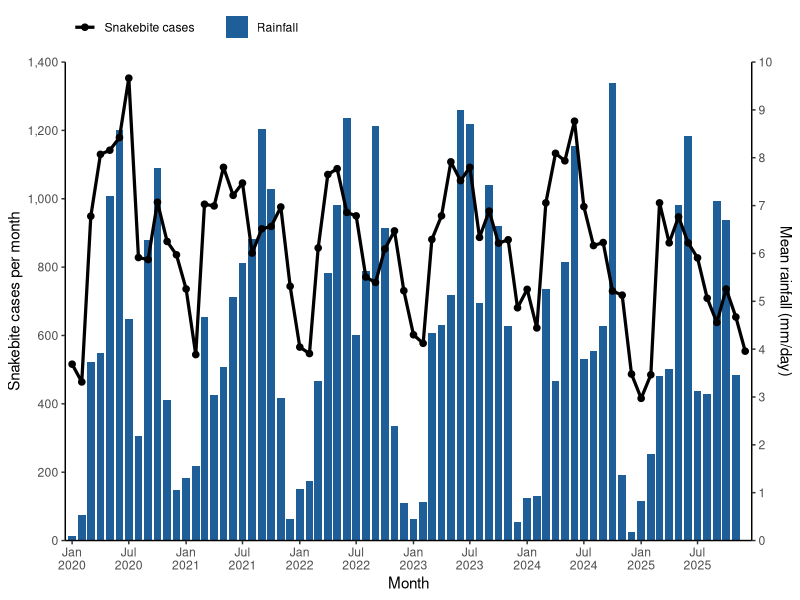
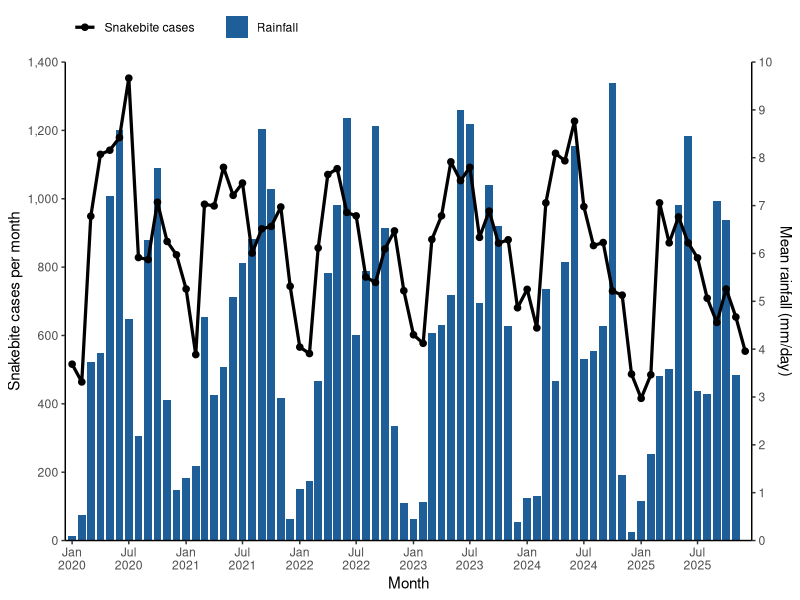
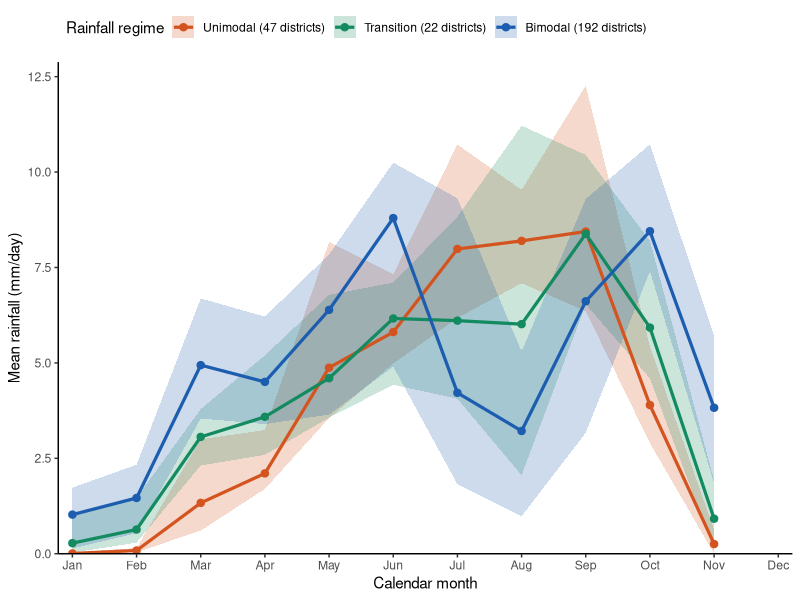
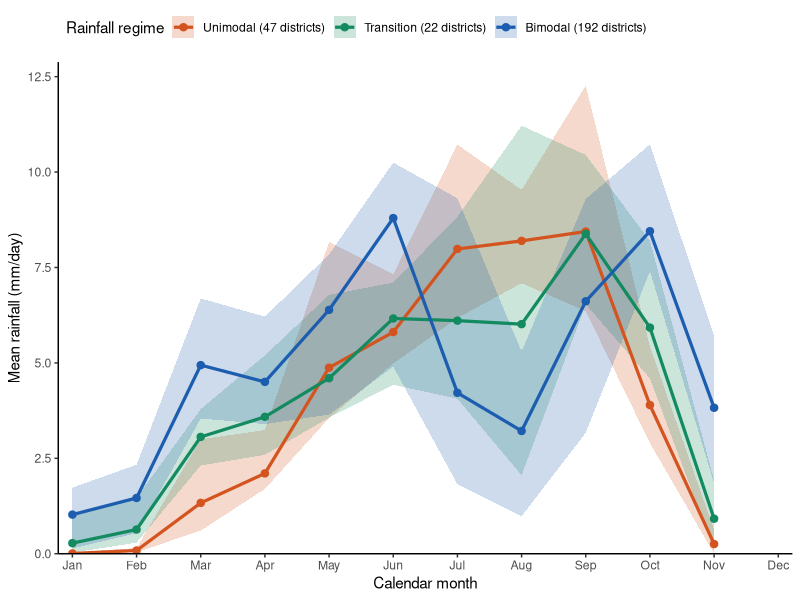
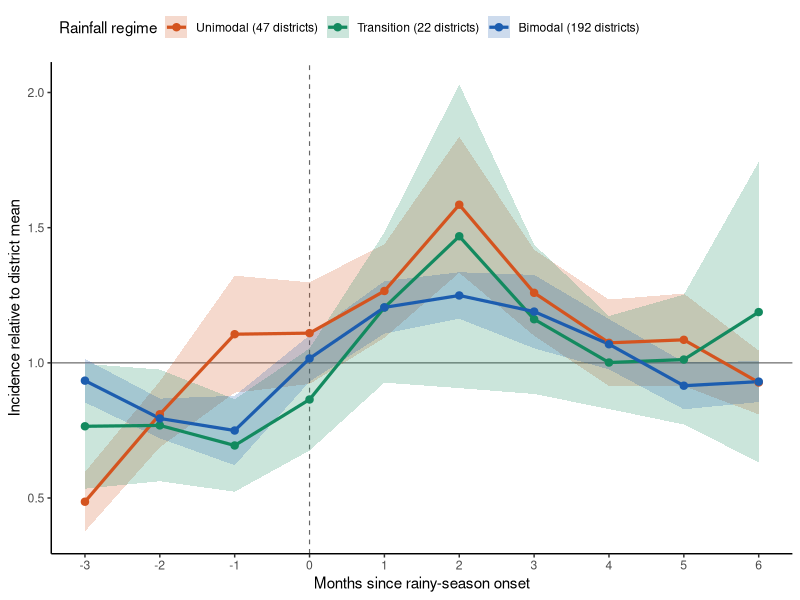
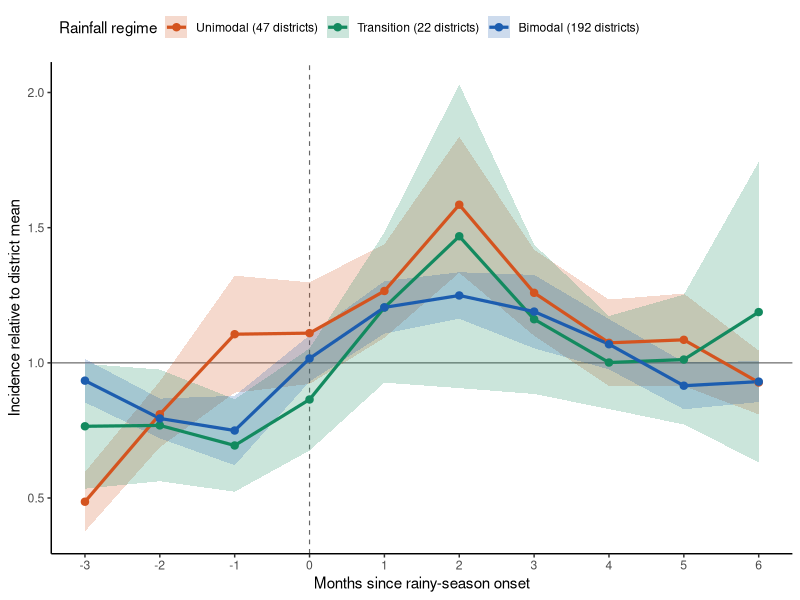

Source code (R) for these figures, in order:
# Descriptive figures for Results sections 3.1 and 3.2, January 2020 - December 2025.
#   Fig 2: national monthly snakebite cases (line, left axis) and mean district rainfall (bars, right axis)
#   Fig 3: mean monthly rainfall by calendar month and rainfall regime (line = mean over years, band = range over years)
#   Fig 4: incidence relative to the district mean by months since rainy-season onset (mean and 95% CI over district-years);
#          onset = first month from February with mean rainfall >= 2 mm/day (section 2.3)
# Regime colours match the Fig 1 map. No titles on the images: captions are in the manuscript.
# Run from the repository root:  Rscript analysis/figures_descriptive.R
suppressPackageStartupMessages({
  library(readr); library(dplyr); library(tidyr); library(ggplot2); library(scales)
})

d <- read_csv("data/snakebite_unified_district_month.csv", show_col_types = FALSE) |>
  filter(include_main == 1) |>
  mutate(date = as.Date(paste0(date, "-01")))

REG_COL <- c(Unimodal = "#D4541F", Transition = "#138A5F", Bimodal = "#1C5DAF")   # deeper shades of the Fig 1 map hues
REG_LAB <- c(Unimodal = "Unimodal (47 districts)", Transition = "Transition (22 districts)", Bimodal = "Bimodal (192 districts)")
CASE_COL <- "#000000"; RAIN_COL <- "#1F5F99"
d <- d |> mutate(regime = factor(tools::toTitleCase(regime), levels = names(REG_COL)))

theme_pub <- function(base = 11) {
  theme_classic(base_size = base) +
    theme(legend.position = "top", legend.justification = "left")
}
save_fig <- function(p, name, w, h) {
  ggsave(file.path("figures", paste0(name, ".png")), p, width = w, height = h, dpi = 300, bg = "white")
  ggsave(file.path("figures", paste0(name, ".pdf")), p, width = w, height = h, device = cairo_pdf, bg = "white")
  message("saved figures/", name, ".png and .pdf")
}

# ---- Fig 2: national monthly cases and rainfall --------------------------------------------------------
nat <- d |> group_by(date) |>
  summarise(cases = sum(cases_total), rainfall = mean(rainfall, na.rm = TRUE), .groups = "drop")
K <- 140                                           # rainfall (mm/day) x K is drawn on the cases scale
p2 <- ggplot(nat, aes(date)) +
  geom_col(aes(y = rainfall * K, fill = "Rainfall"), width = 24) +
  geom_line(aes(y = cases, colour = "Snakebite cases"), linewidth = 1.1) +
  geom_point(aes(y = cases, colour = "Snakebite cases"), size = 1.9) +
  scale_fill_manual(values = c("Rainfall" = RAIN_COL), name = NULL) +
  scale_colour_manual(values = c("Snakebite cases" = CASE_COL), name = NULL) +
  scale_y_continuous(name = "Snakebite cases per month", labels = label_comma(), limits = c(0, 1400),
                     breaks = seq(0, 1400, 200), expand = c(0, 0),
                     sec.axis = sec_axis(~ . / K, name = "Mean rainfall (mm/day)", breaks = 0:10)) +
  scale_x_date(name = "Month", limits = as.Date(c("2019-12-10", "2025-12-22")),
               breaks = seq(as.Date("2020-01-01"), as.Date("2025-07-01"), by = "6 months"),
               date_labels = "%b\n%Y", expand = c(0, 0)) +
  guides(colour = guide_legend(order = 1), fill = guide_legend(order = 2)) +
  theme_pub()
save_fig(p2, "Fig2", 8.0, 4.6)

cat("\nNational monthly totals\n"); print(summary(nat$cases))
cat("max:"); print(nat[which.max(nat$cases), ]); cat("min:"); print(nat[which.min(nat$cases), ])
pk <- nat |> mutate(year = format(date, "%Y")) |> group_by(year) |>
  summarise(total = sum(cases), peak_month = format(date[which.max(cases)], "%b"), peak = max(cases),
            low_month = format(date[which.min(cases)], "%b"), low = min(cases),
            rain_peak = format(date[which.max(rainfall)], "%b"))
print(pk)
cat("correlation of cases with rainfall at lags 0-3 months:\n")
for (k in 0:3) cat(" lag", k, round(cor(nat$cases[(k + 1):nrow(nat)], nat$rainfall[1:(nrow(nat) - k)]), 2), "\n")

# ---- Fig 3: rainfall by calendar month and regime ------------------------------------------------------
rs <- d |> group_by(regime, year, month) |> summarise(rain = mean(rainfall), .groups = "drop") |>
  group_by(regime, month) |> summarise(mean = mean(rain), lo = min(rain), hi = max(rain), .groups = "drop")
p3 <- ggplot(rs, aes(month, mean, colour = regime, fill = regime)) +
  geom_ribbon(aes(ymin = lo, ymax = hi), alpha = 0.22, colour = NA) +
  geom_line(linewidth = 1.1) + geom_point(size = 2.2) +
  scale_colour_manual(values = REG_COL, labels = REG_LAB, name = "Rainfall regime") +
  scale_fill_manual(values = REG_COL, labels = REG_LAB, name = "Rainfall regime") +
  scale_x_continuous(breaks = 1:12, labels = month.abb, expand = expansion(mult = 0.02)) +
  scale_y_continuous(limits = c(0, NA), expand = expansion(mult = c(0, 0.05))) +
  labs(x = "Calendar month", y = "Mean rainfall (mm/day)") + theme_pub()
save_fig(p3, "Fig3", 7.0, 4.4)

# ---- Fig 4: relative incidence by months since onset ---------------------------------------------------
d <- d |> mutate(rate = cases_total / population) |> group_by(district) |> mutate(rr = rate / mean(rate)) |> ungroup()
onset <- d |> filter(month >= 2, rainfall >= 2) |> group_by(district, year, regime) |>
  summarise(t0 = min(t), .groups = "drop")
ev <- onset |> crossing(k = -3:6) |> mutate(t = t0 + k) |>
  inner_join(select(d, district, t, rr), by = c("district", "t")) |>
  group_by(regime, k) |> summarise(m = mean(rr), se = sd(rr) / sqrt(n()), .groups = "drop") |>
  mutate(lo = m - 1.96 * se, hi = m + 1.96 * se)
p4 <- ggplot(ev, aes(k, m, colour = regime, fill = regime)) +
  geom_hline(yintercept = 1, colour = "grey40", linewidth = 0.4) +
  geom_vline(xintercept = 0, colour = "grey40", linewidth = 0.4, linetype = "dashed") +
  geom_ribbon(aes(ymin = lo, ymax = hi), alpha = 0.22, colour = NA) +
  geom_line(linewidth = 1.1) + geom_point(size = 2.2) +
  scale_colour_manual(values = REG_COL, labels = REG_LAB, name = "Rainfall regime") +
  scale_fill_manual(values = REG_COL, labels = REG_LAB, name = "Rainfall regime") +
  scale_x_continuous(breaks = -3:6) +
  labs(x = "Months since rainy-season onset", y = "Incidence relative to district mean") + theme_pub()
save_fig(p4, "Fig4", 7.0, 4.4)
cat("\nRelative incidence by months since onset\n"); print(as.data.frame(ev |> mutate(across(c(m, lo, hi), \(x) round(x, 2)))))
